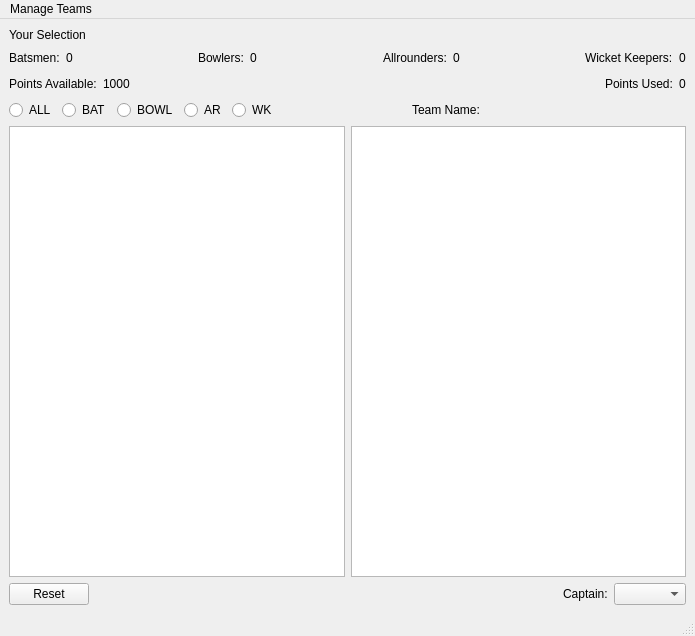
<?xml version="1.0" encoding="UTF-8"?>
<ui version="4.0">
 <class>MainWindow</class>
 <widget class="QMainWindow" name="MainWindow">
  <property name="geometry">
   <rect>
    <x>0</x>
    <y>0</y>
    <width>695</width>
    <height>636</height>
   </rect>
  </property>
  <property name="windowTitle">
   <string>Fantasy Cricket</string>
  </property>
  <widget class="QWidget" name="centralwidget">
   <layout class="QVBoxLayout" name="verticalLayout_2">
    <item>
     <layout class="QVBoxLayout" name="verticalLayout">
      <item>
       <widget class="QLabel" name="label">
        <property name="text">
         <string>Your Selection</string>
        </property>
       </widget>
      </item>
      <item>
       <layout class="QHBoxLayout" name="horizontalLayout_2">
        <item>
         <widget class="QLabel" name="label_5">
          <property name="text">
           <string>Batsmen:</string>
          </property>
         </widget>
        </item>
        <item>
         <widget class="QLabel" name="batcount">
          <property name="text">
           <string>0</string>
          </property>
         </widget>
        </item>
        <item>
         <spacer name="horizontalSpacer_3">
          <property name="orientation">
           <enum>Qt::Horizontal</enum>
          </property>
          <property name="sizeHint" stdset="0">
           <size>
            <width>40</width>
            <height>20</height>
           </size>
          </property>
         </spacer>
        </item>
        <item>
         <widget class="QLabel" name="label_3">
          <property name="text">
           <string>Bowlers:</string>
          </property>
         </widget>
        </item>
        <item>
         <widget class="QLabel" name="ballcount">
          <property name="text">
           <string>0</string>
          </property>
         </widget>
        </item>
        <item>
         <spacer name="horizontalSpacer_4">
          <property name="orientation">
           <enum>Qt::Horizontal</enum>
          </property>
          <property name="sizeHint" stdset="0">
           <size>
            <width>40</width>
            <height>20</height>
           </size>
          </property>
         </spacer>
        </item>
        <item>
         <widget class="QLabel" name="label_7">
          <property name="text">
           <string>Allrounders:</string>
          </property>
         </widget>
        </item>
        <item>
         <widget class="QLabel" name="arcount">
          <property name="text">
           <string>0</string>
          </property>
         </widget>
        </item>
        <item>
         <spacer name="horizontalSpacer_5">
          <property name="orientation">
           <enum>Qt::Horizontal</enum>
          </property>
          <property name="sizeHint" stdset="0">
           <size>
            <width>40</width>
            <height>20</height>
           </size>
          </property>
         </spacer>
        </item>
        <item>
         <widget class="QLabel" name="label_8">
          <property name="text">
           <string>Wicket Keepers:</string>
          </property>
         </widget>
        </item>
        <item>
         <widget class="QLabel" name="wkcount">
          <property name="text">
           <string>0</string>
          </property>
         </widget>
        </item>
       </layout>
      </item>
      <item>
       <layout class="QHBoxLayout" name="horizontalLayout_3">
        <item>
         <widget class="QLabel" name="label_11">
          <property name="text">
           <string>Points Available:</string>
          </property>
         </widget>
        </item>
        <item>
         <widget class="QLabel" name="availpoint">
          <property name="text">
           <string>1000</string>
          </property>
         </widget>
        </item>
        <item>
         <spacer name="horizontalSpacer_6">
          <property name="orientation">
           <enum>Qt::Horizontal</enum>
          </property>
          <property name="sizeHint" stdset="0">
           <size>
            <width>40</width>
            <height>20</height>
           </size>
          </property>
         </spacer>
        </item>
        <item>
         <widget class="QLabel" name="label_10">
          <property name="text">
           <string>Points Used:</string>
          </property>
         </widget>
        </item>
        <item>
         <widget class="QLabel" name="usedpoint">
          <property name="text">
           <string>0</string>
          </property>
         </widget>
        </item>
       </layout>
      </item>
      <item>
       <layout class="QHBoxLayout" name="horizontalLayout_4">
        <item>
         <layout class="QHBoxLayout" name="horizontalLayout_5">
          <item>
           <widget class="QRadioButton" name="radioButton">
            <property name="text">
             <string>ALL</string>
            </property>
           </widget>
          </item>
          <item>
           <widget class="QRadioButton" name="radiobat">
            <property name="text">
             <string>BAT</string>
            </property>
           </widget>
          </item>
          <item>
           <widget class="QRadioButton" name="radiobowl">
            <property name="text">
             <string>BOWL</string>
            </property>
           </widget>
          </item>
          <item>
           <widget class="QRadioButton" name="radioar">
            <property name="text">
             <string>AR</string>
            </property>
           </widget>
          </item>
          <item>
           <widget class="QRadioButton" name="radiowk">
            <property name="text">
             <string>WK</string>
            </property>
           </widget>
          </item>
         </layout>
        </item>
        <item>
         <spacer name="horizontalSpacer_7">
          <property name="orientation">
           <enum>Qt::Horizontal</enum>
          </property>
          <property name="sizeHint" stdset="0">
           <size>
            <width>40</width>
            <height>20</height>
           </size>
          </property>
         </spacer>
        </item>
        <item>
         <widget class="QLabel" name="label_15">
          <property name="text">
           <string>Team Name:</string>
          </property>
         </widget>
        </item>
        <item>
         <widget class="QLabel" name="teamname">
          <property name="minimumSize">
           <size>
            <width>200</width>
            <height>0</height>
           </size>
          </property>
          <property name="text">
           <string/>
          </property>
         </widget>
        </item>
       </layout>
      </item>
     </layout>
    </item>
    <item>
     <layout class="QHBoxLayout" name="horizontalLayout">
      <item>
       <widget class="QListWidget" name="unselected"/>
      </item>
      <item>
       <widget class="QListWidget" name="selected"/>
      </item>
     </layout>
    </item>
    <item>
     <layout class="QHBoxLayout" name="horizontalLayout_6">
      <item>
       <widget class="QPushButton" name="resetbutton">
        <property name="text">
         <string>Reset</string>
        </property>
       </widget>
      </item>
      <item>
       <spacer name="horizontalSpacer_8">
        <property name="orientation">
         <enum>Qt::Horizontal</enum>
        </property>
        <property name="sizeHint" stdset="0">
         <size>
          <width>40</width>
          <height>20</height>
         </size>
        </property>
       </spacer>
      </item>
      <item>
       <widget class="QLabel" name="label_16">
        <property name="text">
         <string>Captain:</string>
        </property>
       </widget>
      </item>
      <item>
       <widget class="QComboBox" name="captain"/>
      </item>
     </layout>
    </item>
   </layout>
  </widget>
  <widget class="QMenuBar" name="menubar">
   <property name="geometry">
    <rect>
     <x>0</x>
     <y>0</y>
     <width>695</width>
     <height>26</height>
    </rect>
   </property>
   <widget class="QMenu" name="menuManage_Teams">
    <property name="title">
     <string>Manage Teams</string>
    </property>
    <addaction name="actionNew_Team"/>
    <addaction name="actionSave_Team"/>
    <addaction name="actionOpen_Team"/>
    <addaction name="actionEvaluate_Team"/>
   </widget>
   <addaction name="menuManage_Teams"/>
  </widget>
  <widget class="QStatusBar" name="statusbar"/>
  <action name="actionNew_Team">
   <property name="text">
    <string>New Team</string>
   </property>
  </action>
  <action name="actionSave_Team">
   <property name="text">
    <string>Save Team</string>
   </property>
  </action>
  <action name="actionOpen_Team">
   <property name="text">
    <string>Open Team</string>
   </property>
  </action>
  <action name="actionEvaluate_Team">
   <property name="text">
    <string>Evaluate Team</string>
   </property>
  </action>
 </widget>
 <resources/>
 <connections/>
</ui>
